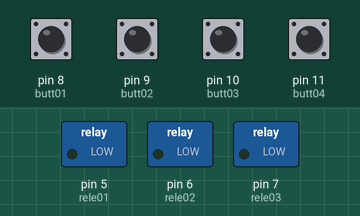
This sketch was run on a simulated Arduino Uno, built with avr-gcc and run on an emulated ATmega328P. Parts: switched loads named in the sketch (green lamp = pin HIGH). The test bench sets the inputs (shaded band); at power-on: pin 8 (butt01), pin 9 (butt02), pin 10 (butt03), pin 11 (butt04) HIGH.

Above: at 1.2 s.
1.3 s: pin 8 (butt01) pulled LOW for 0.15 s
At 2.5 s:
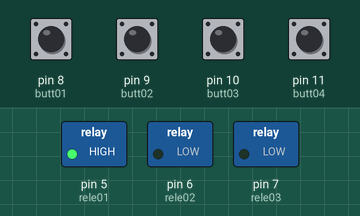
2.9 s: pin 10 (butt03) pulled LOW for 0.15 s
At 4.0 s:
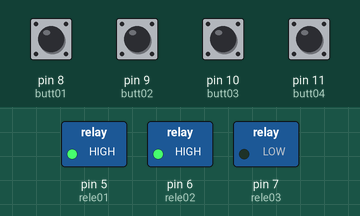
4.5 s: pin 9 (butt02) pulled LOW for 0.15 s
At 5.2 s:
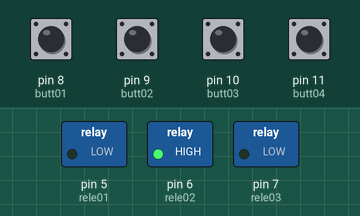
6.1 s: pin 8 (butt01) pulled LOW for 1 s
At 7.6 s:
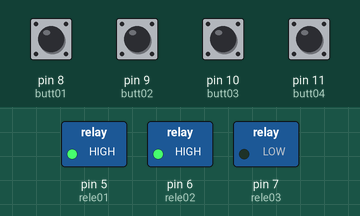
8.6 s: pin 9 (butt02) pulled LOW for 1 s
At 9.5 s:
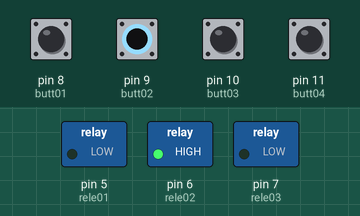
Timing chart, 0 to 11.6 s (numbered marks = the images above; inputs shaded):
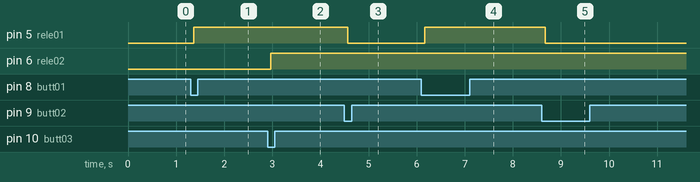

The sketch:

ReleShield.ino
```cpp
/*

          Este programa não foi feito por mim, foi criado pelo Wagner Rambo do WRKits. Ele tem o objetivo de ligar um motor a partir do módulo de 3 relés criado pelo professor.
     Não irei refazer este código pois é um projeto específico com o uso de um shield de relés específicos criado pelo professor. Porém, este projeto serve como base para a
     criação de módulo relé para outros projetos que eu necessite.

*/


// --- Mapeamento de Hardware ---
#define  rele01  5
#define  rele02  6
#define  rele03  7
#define  butt01  8
#define  butt02  9
#define  butt03 10
#define  butt04 11

// --- Protótipo da Função Auxiliar ---
void testButtons(); //testa botões e controle relés

 // --- Configurações Iniciais ---
void setup()
{
   for(char i=5;  i<8; i++)  pinMode(i, OUTPUT);       //Saídas para os relés
   for(char j=8; j<12; j++)  pinMode(j, INPUT_PULLUP); //Entradas com pull-up para botões

   //Relés iniciam desligados
   digitalWrite(rele01, LOW);
   digitalWrite(rele02, LOW);
   digitalWrite(rele03, LOW);

} //end setup

// --- Loop Infinito ---
void loop()
{

  testButtons();                   //Chama função para teste dos botões

} //end loop


// --- Desenvolvimento Função Auxiliar ---
void testButtons()                //Função para teste dos botões e controle dos relés
{
   if(!digitalRead(butt01))       //Botão 1 pressionado?
   {                              //Sim...
     delay(70);                   //Debouncing
     digitalWrite(rele01, HIGH);  //Liga relé 01
   }
   if(!digitalRead(butt02))       //Botão 2 pressionado?
   {                              //Sim...
     delay(70);                   //Debouncing
     digitalWrite(rele01, LOW);   //Desliga relé 01
   }
   if(!digitalRead(butt03))       //Botão 3 pressionado?
   {                              //Sim...
     delay(70);                   //Debouncing
     digitalWrite(rele02, HIGH);  //Liga relé 02
   }
   if(!digitalRead(butt04))       //Botão 4 pressionado?
   {                              //Sim...
     delay(70);                   //Debouncing
     digitalWrite(rele02, LOW);   //Desliga relé 02
   }

} //end testButtons
```

Measured:
- after the input at 1.3 s, pin 5 (rele01): LOW → HIGH after 0.07 s
- after the input at 2.9 s, pin 6 (rele02): LOW → HIGH after 0.07 s
- after the input at 4.5 s, pin 5 (rele01): HIGH → LOW after 0.07 s
- after the input at 6.1 s, pin 5 (rele01): LOW → HIGH after 0.07 s
- after the input at 8.6 s, pin 5 (rele01): HIGH → LOW after 0.07 s
